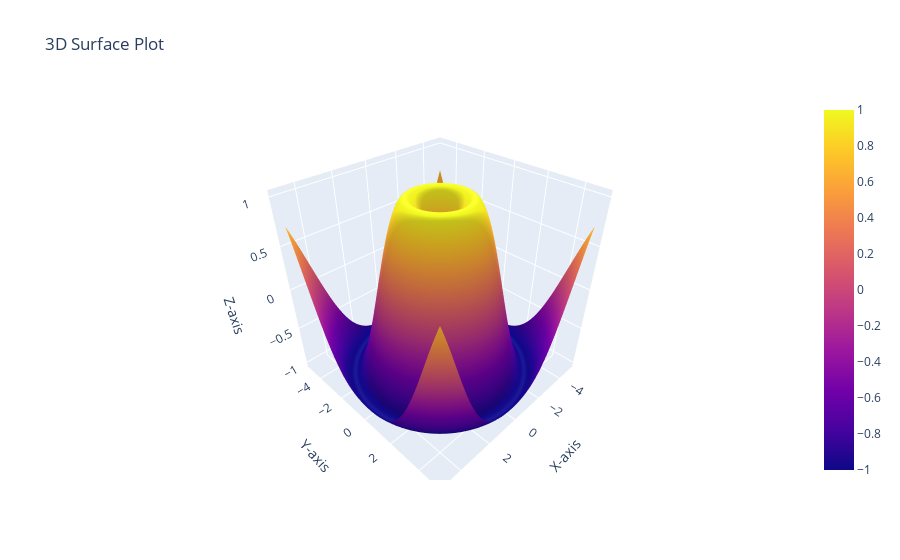

The code cell stored with this chart in its notebook:
### Code cell
# Example 3: 3D Surface Plot

import plotly.graph_objects as go
import numpy as np
# Generate sample data
x = np.linspace(-5, 5, 100)
y = np.linspace(-5, 5, 100)
x, y = np.meshgrid(x, y)
z = np.sin(np.sqrt(x**2 + y**2))
# Create a 3D surface plot
fig = go.Figure(data=[go.Surface(z=z, x=x, y=y)])
# Add title and labels
fig.update_layout(title='3D Surface Plot', scene=dict(xaxis_title='X-axis', yaxis_title='Y-axis', zaxis_title='Z-axis'))
# Show the plot
fig.show()

### Figure 1 — Plotly figure (JSON) as saved in the notebook; plotly's stock layout.template omitted (floating-point values rounded to 4 significant figures; data arrays with more than 128 entries replaced by an {"elided": "..."} marker saying what was removed)
{"data": [{"type": "surface", "x": {"elided": "100x100 float values"}, "y": {"elided": "100x100 float values"}, "z": {"elided": "100x100 float values"}}], "layout": {"scene": {"xaxis": {"title": {"text": "X-axis"}}, "yaxis": {"title": {"text": "Y-axis"}}, "zaxis": {"title": {"text": "Z-axis"}}}, "title": {"text": "3D Surface Plot"}}}
